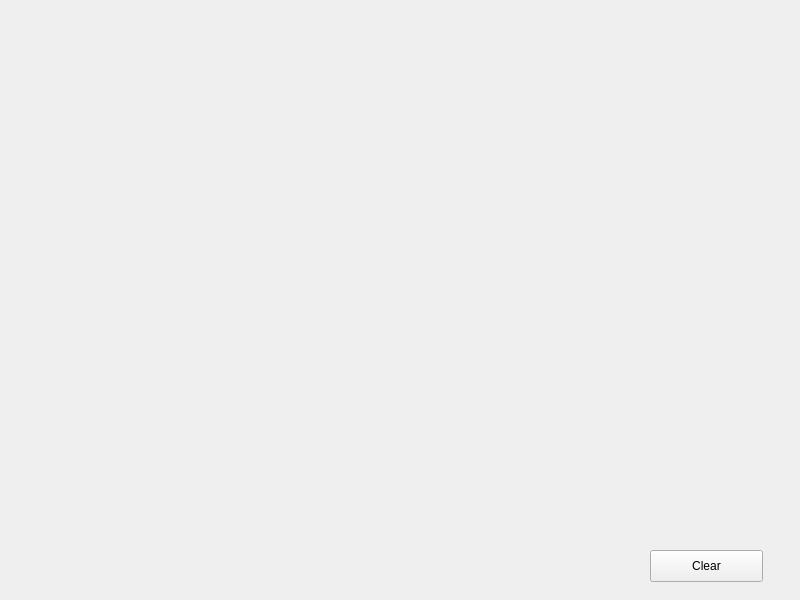
<?xml version="1.0" encoding="UTF-8"?>
<ui version="4.0">
 <class>MainWindow</class>
 <widget class="QMainWindow" name="MainWindow">
  <property name="geometry">
   <rect>
    <x>0</x>
    <y>0</y>
    <width>800</width>
    <height>600</height>
   </rect>
  </property>
  <property name="sizePolicy">
   <sizepolicy hsizetype="Fixed" vsizetype="Fixed">
    <horstretch>0</horstretch>
    <verstretch>0</verstretch>
   </sizepolicy>
  </property>
  <property name="windowTitle">
   <string>Closest Pairs</string>
  </property>
  <widget class="QWidget" name="centralWidget">
   <widget class="QPushButton" name="pushButton">
    <property name="geometry">
     <rect>
      <x>650</x>
      <y>550</y>
      <width>113</width>
      <height>32</height>
     </rect>
    </property>
    <property name="text">
     <string>Clear</string>
    </property>
   </widget>
  </widget>
 </widget>
 <layoutdefault spacing="6" margin="11"/>
 <resources/>
 <connections/>
</ui>
